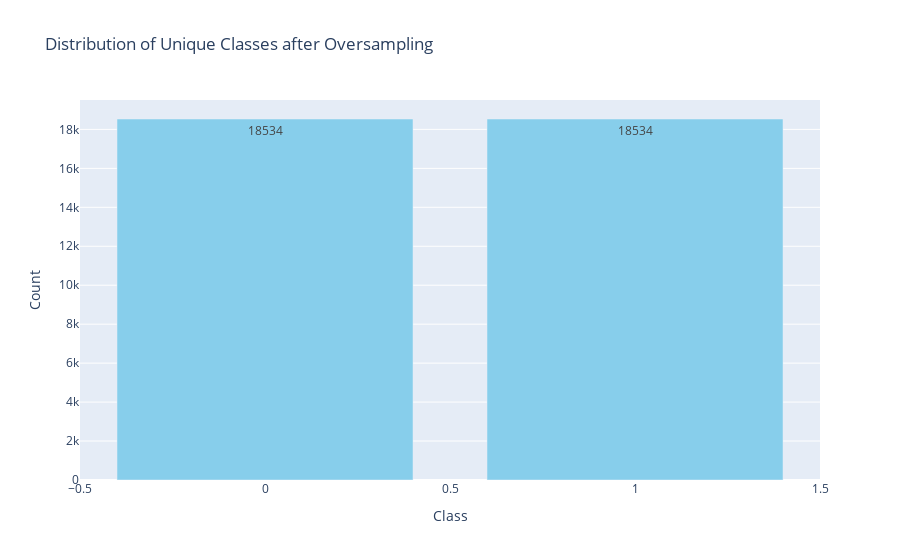

This figure's notebook cell:
### Code cell
import plotly.graph_objs as go
import plotly.express as px

# Calculate the counts of unique classes after oversampling
class_counts_resampled = y_train_resampled.value_counts()

# Create a bar plot
fig = go.Figure(go.Bar(
    x=class_counts_resampled.index,
    y=class_counts_resampled.values,
    text=class_counts_resampled.values,
    textposition='auto',
    marker_color='skyblue'
))

# Update layout
fig.update_layout(
    title='Distribution of Unique Classes after Oversampling',
    xaxis_title='Class',
    yaxis_title='Count'
)

# Show plot
fig.show()

### Figure 1 — Plotly figure (JSON) as saved in the notebook; plotly's stock layout.template omitted (floating-point values rounded to 4 significant figures)
{"data": [{"marker": {"color": "skyblue"}, "text": [18534, 18534], "textposition": "auto", "type": "bar", "x": [0, 1], "y": [18534, 18534]}], "layout": {"title": {"text": "Distribution of Unique Classes after Oversampling"}, "xaxis": {"title": {"text": "Class"}}, "yaxis": {"title": {"text": "Count"}}}}
